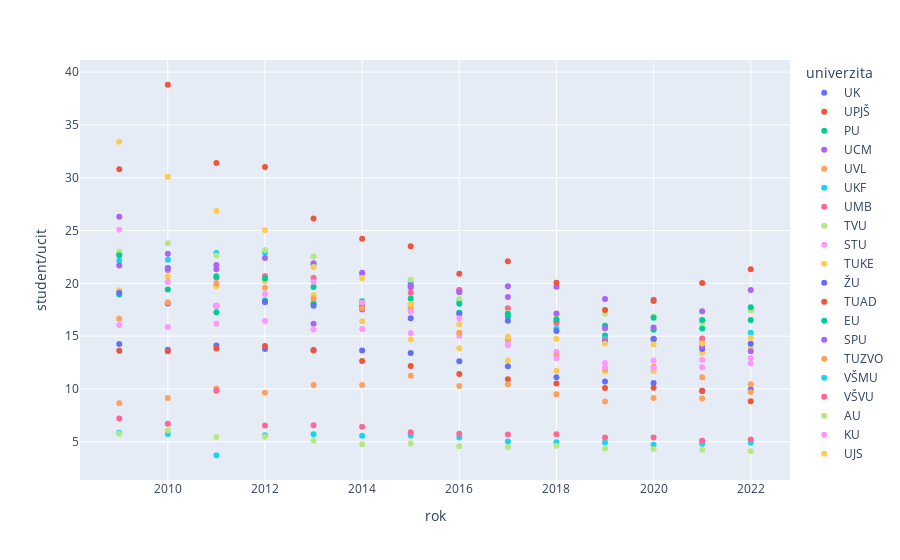

The notebook cell this image was saved under:
### Code cell
px.scatter(studenti, x="rok", y="student/ucit", color="univerzita", height=700)

### Figure 1 — Plotly figure (JSON) as saved in the notebook; plotly's stock layout.template omitted (floating-point values rounded to 4 significant figures)
{"data": [{"hovertemplate": "univerzita=UK<br>rok=%{x}<br>student/ucit=%{y}<extra></extra>", "legendgroup": "UK", "marker": {"color": "#636efa", "symbol": "circle"}, "mode": "markers", "name": "UK", "orientation": "v", "showlegend": true, "type": "scatter", "x": [2009, 2010, 2011, 2012, 2013, 2014, 2015, 2016, 2017, 2018, 2019, 2020, 2021, 2022], "xaxis": "x", "y": [14.25, 13.7, 14.1, 13.77, 13.68, 13.63, 13.39, 12.62, 12.15, 11.1, 10.71, 10.56, 9.81, 9.94], "yaxis": "y"}, {"hovertemplate": "univerzita=UPJŠ<br>rok=%{x}<br>student/ucit=%{y}<extra></extra>", "legendgroup": "UPJŠ", "marker": {"color": "#EF553B", "symbol": "circle"}, "mode": "markers", "name": "UPJŠ", "orientation": "v", "showlegend": true, "type": "scatter", "x": [2009, 2010, 2011, 2012, 2013, 2014, 2015, 2016, 2017, 2018, 2019, 2020, 2021, 2022], "xaxis": "x", "y": [13.61, 13.56, 13.82, 14.06, 13.63, 12.64, 12.18, 11.42, 10.92, 10.51, 10.09, 10.11, 9.83, 8.84], "yaxis": "y"}, {"hovertemplate": "univerzita=PU<br>rok=%{x}<br>student/ucit=%{y}<extra></extra>", "legendgroup": "PU", "marker": {"color": "#00cc96", "symbol": "circle"}, "mode": "markers", "name": "PU", "orientation": "v", "showlegend": true, "type": "scatter", "visible": true, "x": [2009, 2010, 2011, 2012, 2013, 2014, 2015, 2016, 2017, 2018, 2019, 2020, 2021, 2022], "xaxis": "x", "y": [18.94, 19.41, 17.27, 18.38, 18.08, 18.13, 18.01, 17.21, 16.86, 16.39, 15.07, 15.61, 15.72, 16.52], "yaxis": "y"}, {"hovertemplate": "univerzita=UCM<br>rok=%{x}<br>student/ucit=%{y}<extra></extra>", "legendgroup": "UCM", "marker": {"color": "#ab63fa", "symbol": "circle"}, "mode": "markers", "name": "UCM", "orientation": "v", "showlegend": true, "type": "scatter", "visible": true, "x": [2009, 2010, 2011, 2012, 2013, 2014, 2015, 2016, 2017, 2018, 2019, 2020, 2021, 2022], "xaxis": "x", "y": [26.31, 22.81, 21.32, 18.22, 16.16, 17.52, 19.62, 19.36, 19.73, 19.67, 18.51, 18.45, 17.35, 19.37], "yaxis": "y"}, {"hovertemplate": "univerzita=UVL<br>rok=%{x}<br>student/ucit=%{y}<extra></extra>", "legendgroup": "UVL", "marker": {"color": "#FFA15A", "symbol": "circle"}, "mode": "markers", "name": "UVL", "orientation": "v", "showlegend": true, "type": "scatter", "visible": true, "x": [2009, 2010, 2011, 2012, 2013, 2014, 2015, 2016, 2017, 2018, 2019, 2020, 2021, 2022], "xaxis": "x", "y": [8.65, 9.13, 10.04, 9.63, 10.38, 10.38, 11.24, 10.27, 10.45, 9.49, 8.81, 9.13, 9.1, 9.7], "yaxis": "y"}, {"hovertemplate": "univerzita=UKF<br>rok=%{x}<br>student/ucit=%{y}<extra></extra>", "legendgroup": "UKF", "marker": {"color": "#19d3f3", "symbol": "circle"}, "mode": "markers", "name": "UKF", "orientation": "v", "showlegend": true, "type": "scatter", "x": [2009, 2010, 2011, 2012, 2013, 2014, 2015, 2016, 2017, 2018, 2019, 2020, 2021, 2022], "xaxis": "x", "y": [22.13, 22.22, 22.88, 22.9, 21.8, 20.88, 20.04, 18.34, 17.16, 15.7, 14.75, 14.68, 14.37, 15.31], "yaxis": "y"}, {"hovertemplate": "univerzita=UMB<br>rok=%{x}<br>student/ucit=%{y}<extra></extra>", "legendgroup": "UMB", "marker": {"color": "#FF6692", "symbol": "circle"}, "mode": "markers", "name": "UMB", "orientation": "v", "showlegend": true, "type": "scatter", "visible": true, "x": [2009, 2010, 2011, 2012, 2013, 2014, 2015, 2016, 2017, 2018, 2019, 2020, 2021, 2022], "xaxis": "x", "y": [22.76, 21.25, 20.53, 20.69, 20.5, 20.86, 19.1, 19.3, 17.63, 16.23, 14.6, 14.75, 14.78, 17.46], "yaxis": "y"}, {"hovertemplate": "univerzita=TVU<br>rok=%{x}<br>student/ucit=%{y}<extra></extra>", "legendgroup": "TVU", "marker": {"color": "#B6E880", "symbol": "circle"}, "mode": "markers", "name": "TVU", "orientation": "v", "showlegend": true, "type": "scatter", "visible": true, "x": [2009, 2010, 2011, 2012, 2013, 2014, 2015, 2016, 2017, 2018, 2019, 2020, 2021, 2022], "xaxis": "x", "y": [22.98, 23.8, 22.64, 23.16, 22.54, 20.82, 20.34, 18.52, 17.2, 16.96, 17.11, 16.87, 16.24, 17.46], "yaxis": "y"}, {"hovertemplate": "univerzita=STU<br>rok=%{x}<br>student/ucit=%{y}<extra></extra>", "legendgroup": "STU", "marker": {"color": "#FF97FF", "symbol": "circle"}, "mode": "markers", "name": "STU", "orientation": "v", "showlegend": true, "type": "scatter", "x": [2009, 2010, 2011, 2012, 2013, 2014, 2015, 2016, 2017, 2018, 2019, 2020, 2021, 2022], "xaxis": "x", "y": [16.06, 15.87, 16.17, 16.42, 15.63, 15.68, 15.29, 15.04, 14.56, 13.5, 12.45, 12.7, 12.05, 12.41], "yaxis": "y"}, {"hovertemplate": "univerzita=TUKE<br>rok=%{x}<br>student/ucit=%{y}<extra></extra>", "legendgroup": "TUKE", "marker": {"color": "#FECB52", "symbol": "circle"}, "mode": "markers", "name": "TUKE", "orientation": "v", "showlegend": true, "type": "scatter", "x": [2009, 2010, 2011, 2012, 2013, 2014, 2015, 2016, 2017, 2018, 2019, 2020, 2021, 2022], "xaxis": "x", "y": [19.35, 20.62, 19.71, 20.2, 18.88, 16.4, 14.67, 13.85, 12.7, 11.71, 11.66, 11.68, 13.39, 13.84], "yaxis": "y"}, {"hovertemplate": "univerzita=ŽU<br>rok=%{x}<br>student/ucit=%{y}<extra></extra>", "legendgroup": "ŽU", "marker": {"color": "#636efa", "symbol": "circle"}, "mode": "markers", "name": "ŽU", "orientation": "v", "showlegend": true, "type": "scatter", "x": [2009, 2010, 2011, 2012, 2013, 2014, 2015, 2016, 2017, 2018, 2019, 2020, 2021, 2022], "xaxis": "x", "y": [19.11, 18.09, 17.87, 18.22, 17.88, 17.77, 16.68, 17.12, 16.46, 15.49, 14.4, 14.72, 13.77, 14.28], "yaxis": "y"}, {"hovertemplate": "univerzita=TUAD<br>rok=%{x}<br>student/ucit=%{y}<extra></extra>", "legendgroup": "TUAD", "marker": {"color": "#EF553B", "symbol": "circle"}, "mode": "markers", "name": "TUAD", "orientation": "v", "showlegend": true, "type": "scatter", "visible": true, "x": [2009, 2010, 2011, 2012, 2013, 2014, 2015, 2016, 2017, 2018, 2019, 2020, 2021, 2022], "xaxis": "x", "y": [30.81, 38.8, 31.38, 31.02, 26.13, 24.22, 23.51, 20.9, 22.1, 20.05, 17.47, 18.33, 20.02, 21.34], "yaxis": "y"}, {"hovertemplate": "univerzita=EU<br>rok=%{x}<br>student/ucit=%{y}<extra></extra>", "legendgroup": "EU", "marker": {"color": "#00cc96", "symbol": "circle"}, "mode": "markers", "name": "EU", "orientation": "v", "showlegend": true, "type": "scatter", "x": [2009, 2010, 2011, 2012, 2013, 2014, 2015, 2016, 2017, 2018, 2019, 2020, 2021, 2022], "xaxis": "x", "y": [22.65, 21.42, 20.66, 20.45, 19.64, 18.31, 18.55, 18.06, 17.11, 16.57, 15.98, 16.73, 16.53, 17.74], "yaxis": "y"}, {"hovertemplate": "univerzita=SPU<br>rok=%{x}<br>student/ucit=%{y}<extra></extra>", "legendgroup": "SPU", "marker": {"color": "#ab63fa", "symbol": "circle"}, "mode": "markers", "name": "SPU", "orientation": "v", "showlegend": true, "type": "scatter", "visible": true, "x": [2009, 2010, 2011, 2012, 2013, 2014, 2015, 2016, 2017, 2018, 2019, 2020, 2021, 2022], "xaxis": "x", "y": [21.69, 21.44, 21.73, 22.39, 21.91, 21, 19.81, 19.15, 18.7, 17.15, 15.75, 15.81, 14.01, 13.56], "yaxis": "y"}, {"hovertemplate": "univerzita=TUZVO<br>rok=%{x}<br>student/ucit=%{y}<extra></extra>", "legendgroup": "TUZVO", "marker": {"color": "#FFA15A", "symbol": "circle"}, "mode": "markers", "name": "TUZVO", "orientation": "v", "showlegend": true, "type": "scatter", "visible": true, "x": [2009, 2010, 2011, 2012, 2013, 2014, 2015, 2016, 2017, 2018, 2019, 2020, 2021, 2022], "xaxis": "x", "y": [16.64, 18.2, 19.98, 19.57, 18.56, 17.65, 17.62, 15.33, 14.76, 13.16, 11.86, 12.1, 11.1, 10.44], "yaxis": "y"}, {"hovertemplate": "univerzita=VŠMU<br>rok=%{x}<br>student/ucit=%{y}<extra></extra>", "legendgroup": "VŠMU", "marker": {"color": "#19d3f3", "symbol": "circle"}, "mode": "markers", "name": "VŠMU", "orientation": "v", "showlegend": true, "type": "scatter", "visible": true, "x": [2009, 2010, 2011, 2012, 2013, 2014, 2015, 2016, 2017, 2018, 2019, 2020, 2021, 2022], "xaxis": "x", "y": [5.86, 5.73, 3.72, 5.61, 5.7, 5.57, 5.59, 5.39, 5.02, 4.95, 4.93, 4.71, 4.8, 4.91], "yaxis": "y"}, {"hovertemplate": "univerzita=VŠVU<br>rok=%{x}<br>student/ucit=%{y}<extra></extra>", "legendgroup": "VŠVU", "marker": {"color": "#FF6692", "symbol": "circle"}, "mode": "markers", "name": "VŠVU", "orientation": "v", "showlegend": true, "type": "scatter", "visible": true, "x": [2009, 2010, 2011, 2012, 2013, 2014, 2015, 2016, 2017, 2018, 2019, 2020, 2021, 2022], "xaxis": "x", "y": [7.19, 6.71, 9.83, 6.54, 6.56, 6.42, 5.89, 5.75, 5.69, 5.71, 5.41, 5.41, 5.1, 5.21], "yaxis": "y"}, {"hovertemplate": "univerzita=AU<br>rok=%{x}<br>student/ucit=%{y}<extra></extra>", "legendgroup": "AU", "marker": {"color": "#B6E880", "symbol": "circle"}, "mode": "markers", "name": "AU", "orientation": "v", "showlegend": true, "type": "scatter", "visible": true, "x": [2009, 2010, 2011, 2012, 2013, 2014, 2015, 2016, 2017, 2018, 2019, 2020, 2021, 2022], "xaxis": "x", "y": [5.76, 6.07, 5.45, 5.47, 5.09, 4.76, 4.83, 4.57, 4.49, 4.61, 4.37, 4.31, 4.25, 4.09], "yaxis": "y"}, {"hovertemplate": "univerzita=KU<br>rok=%{x}<br>student/ucit=%{y}<extra></extra>", "legendgroup": "KU", "marker": {"color": "#FF97FF", "symbol": "circle"}, "mode": "markers", "name": "KU", "orientation": "v", "showlegend": true, "type": "scatter", "visible": true, "x": [2009, 2010, 2011, 2012, 2013, 2014, 2015, 2016, 2017, 2018, 2019, 2020, 2021, 2022], "xaxis": "x", "y": [25.08, 20.13, 17.87, 18.98, 20.14, 18.18, 17.3, 16.69, 14.14, 12.91, 12.03, 12.01, 12.77, 12.92], "yaxis": "y"}, {"hovertemplate": "univerzita=UJS<br>rok=%{x}<br>student/ucit=%{y}<extra></extra>", "legendgroup": "UJS", "marker": {"color": "#FECB52", "symbol": "circle"}, "mode": "markers", "name": "UJS", "orientation": "v", "showlegend": true, "type": "scatter", "visible": true, "x": [2009, 2010, 2011, 2012, 2013, 2014, 2015, 2016, 2017, 2018, 2019, 2020, 2021, 2022], "xaxis": "x", "y": [33.4, 30.1, 26.85, 25.03, 21.54, 20.51, 18.03, 16.12, 14.95, 14.75, 14.31, 14.2, 14.31, 14.85], "yaxis": "y"}], "layout": {"autosize": true, "legend": {"title": {"text": "univerzita"}, "tracegroupgap": 0}, "margin": {"t": 60}, "xaxis": {"anchor": "y", "autorange": true, "domain": [0, 1], "range": [2008.0, 2023.0], "title": {"text": "rok"}, "type": "linear"}, "yaxis": {"anchor": "x", "autorange": true, "domain": [0, 1], "range": [1.477, 41.04], "title": {"text": "student/ucit"}, "type": "linear"}}}
